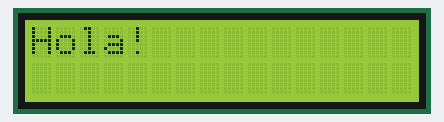
Bench run of a program on a simulated Raspberry Pi (BCM pin numbers). On the bench: 16×2 character LCD. What the program prints to the terminal is not drawn.

Above: at 0.3 s.
At 0.8 s:
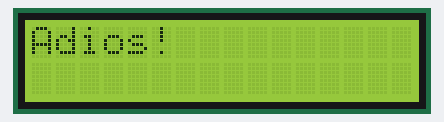
At 18.8 s:
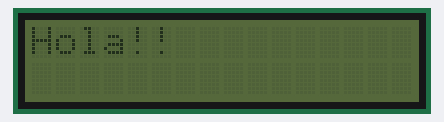
At 37.7 s:
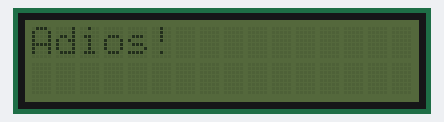

The program:

OnOff.py
```python
import lcddriver
import time


display = lcddriver.lcd()
display.lcd_backlight(0)
try:
    print("Press CTRL + C to exit")
    display.lcd_backlight(1)
    while True:
        display.lcd_display_string("Hola!",1)
        time.sleep(0.5)
        display.lcd_display_string("Adios!",1)
        time.sleep(0.5)
        display.lcd_backlight(0)
        time.sleep(0.5)

except KeyboardInterrupt:
    display.lcd_clear()
    display.lcd_backlight(0)
```

Measured:
- what the display in image 0 shows lasts 0.6 s, from 0.2 s to 0.8 s
- what the display in image 3 shows lasts 1.0 s, from 37.7 s to 38.7 s
